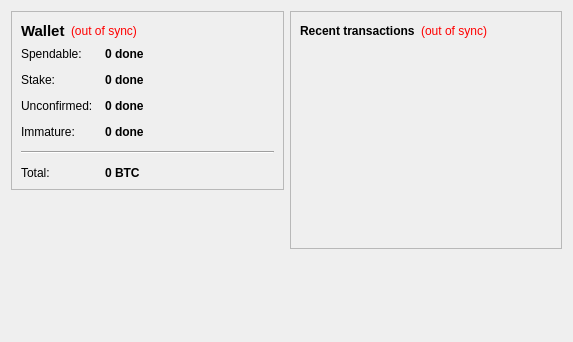
<?xml version="1.0" encoding="UTF-8"?>
<ui version="4.0">
 <class>OverviewPage</class>
 <widget class="QWidget" name="OverviewPage">
  <property name="geometry">
   <rect>
    <x>0</x>
    <y>0</y>
    <width>573</width>
    <height>342</height>
   </rect>
  </property>
  <property name="windowTitle">
   <string>Form</string>
  </property>
  <layout class="QHBoxLayout" name="horizontalLayout" stretch="1,1">
   <item>
    <layout class="QVBoxLayout" name="verticalLayout_2">
     <item>
      <widget class="QFrame" name="frame">
       <property name="frameShape">
        <enum>QFrame::StyledPanel</enum>
       </property>
       <property name="frameShadow">
        <enum>QFrame::Raised</enum>
       </property>
       <layout class="QVBoxLayout" name="verticalLayout_4">
        <item>
         <layout class="QHBoxLayout" name="horizontalLayout_4">
          <item>
           <widget class="QLabel" name="label_5">
            <property name="font">
             <font>
              <pointsize>11</pointsize>
              <weight>75</weight>
              <bold>true</bold>
             </font>
            </property>
            <property name="text">
             <string>Wallet</string>
            </property>
           </widget>
          </item>
          <item>
           <widget class="QLabel" name="labelWalletStatus">
            <property name="toolTip">
             <string>The displayed information may be out of date. Your wallet automatically synchronizes with the learnCoin network after a connection is established, but this process has not completed yet.</string>
            </property>
            <property name="styleSheet">
             <string notr="true">QLabel { color: red; }</string>
            </property>
            <property name="text">
             <string notr="true">(out of sync)</string>
            </property>
            <property name="alignment">
             <set>Qt::AlignLeading|Qt::AlignLeft|Qt::AlignVCenter</set>
            </property>
           </widget>
          </item>
          <item>
           <spacer name="horizontalSpacer_2">
            <property name="orientation">
             <enum>Qt::Horizontal</enum>
            </property>
            <property name="sizeHint" stdset="0">
             <size>
              <width>40</width>
              <height>20</height>
             </size>
            </property>
           </spacer>
          </item>
         </layout>
        </item>
        <item>
         <layout class="QFormLayout" name="formLayout_2">
          <property name="fieldGrowthPolicy">
           <enum>QFormLayout::AllNonFixedFieldsGrow</enum>
          </property>
          <property name="horizontalSpacing">
           <number>12</number>
          </property>
          <property name="verticalSpacing">
           <number>12</number>
          </property>
          <item row="0" column="0">
           <widget class="QLabel" name="label">
            <property name="text">
             <string>Spendable:</string>
            </property>
           </widget>
          </item>
          <item row="0" column="1">
           <widget class="QLabel" name="labelBalance">
            <property name="font">
             <font>
              <weight>75</weight>
              <bold>true</bold>
             </font>
            </property>
            <property name="cursor">
             <cursorShape>IBeamCursor</cursorShape>
            </property>
            <property name="toolTip">
             <string>Your current spendable balance</string>
            </property>
            <property name="text">
             <string notr="true">0 done</string>
            </property>
            <property name="textInteractionFlags">
             <set>Qt::LinksAccessibleByMouse|Qt::TextSelectableByKeyboard|Qt::TextSelectableByMouse</set>
            </property>
           </widget>
          </item>
          <item row="1" column="0">
           <widget class="QLabel" name="label_6">
            <property name="text">
             <string>Stake:</string>
            </property>
           </widget>
          </item>
          <item row="1" column="1">
           <widget class="QLabel" name="labelStake">
            <property name="font">
             <font>
              <weight>75</weight>
              <bold>true</bold>
             </font>
            </property>
            <property name="cursor">
             <cursorShape>IBeamCursor</cursorShape>
            </property>
            <property name="toolTip">
             <string>Total of coins that was staked, and do not yet count toward the current balance</string>
            </property>
            <property name="text">
             <string notr="true">0 done</string>
            </property>
            <property name="textInteractionFlags">
             <set>Qt::LinksAccessibleByMouse|Qt::TextSelectableByKeyboard|Qt::TextSelectableByMouse</set>
            </property>
           </widget>
          </item>
          <item row="2" column="0">
           <widget class="QLabel" name="label_3">
            <property name="text">
             <string>Unconfirmed:</string>
            </property>
           </widget>
          </item>
          <item row="2" column="1">
           <widget class="QLabel" name="labelUnconfirmed">
            <property name="font">
             <font>
              <weight>75</weight>
              <bold>true</bold>
             </font>
            </property>
            <property name="cursor">
             <cursorShape>IBeamCursor</cursorShape>
            </property>
            <property name="toolTip">
             <string>Total of transactions that have yet to be confirmed, and do not yet count toward the current balance</string>
            </property>
            <property name="text">
             <string notr="true">0 done</string>
            </property>
            <property name="textInteractionFlags">
             <set>Qt::LinksAccessibleByMouse|Qt::TextSelectableByKeyboard|Qt::TextSelectableByMouse</set>
            </property>
           </widget>
          </item>
          <item row="3" column="0">
           <widget class="QLabel" name="labelImmatureText">
            <property name="text">
             <string>Immature:</string>
            </property>
           </widget>
          </item>
          <item row="3" column="1">
           <widget class="QLabel" name="labelImmature">
            <property name="font">
             <font>
              <weight>75</weight>
              <bold>true</bold>
             </font>
            </property>
            <property name="toolTip">
             <string>Mined balance that has not yet matured</string>
            </property>
            <property name="text">
             <string notr="true">0 done</string>
            </property>
            <property name="textInteractionFlags">
             <set>Qt::LinksAccessibleByMouse|Qt::TextSelectableByKeyboard|Qt::TextSelectableByMouse</set>
            </property>
           </widget>
          </item>
          <item row="4" column="0" colspan="2">
           <widget class="Line" name="line">
            <property name="orientation">
             <enum>Qt::Horizontal</enum>
            </property>
           </widget>
          </item>
          <item row="5" column="0">
           <widget class="QLabel" name="labelTotalText">
            <property name="text">
             <string>Total:</string>
            </property>
           </widget>
          </item>
          <item row="5" column="1">
           <widget class="QLabel" name="labelTotal">
            <property name="font">
             <font>
              <weight>75</weight>
              <bold>true</bold>
             </font>
            </property>
            <property name="cursor">
             <cursorShape>IBeamCursor</cursorShape>
            </property>
            <property name="toolTip">
             <string>Your current total balance</string>
            </property>
            <property name="text">
             <string notr="true">0 BTC</string>
            </property>
            <property name="textInteractionFlags">
             <set>Qt::LinksAccessibleByMouse|Qt::TextSelectableByKeyboard|Qt::TextSelectableByMouse</set>
            </property>
           </widget>
          </item>
         </layout>
        </item>
       </layout>
      </widget>
     </item>
     <item>
      <spacer name="verticalSpacer_3">
       <property name="orientation">
        <enum>Qt::Vertical</enum>
       </property>
       <property name="sizeHint" stdset="0">
        <size>
         <width>20</width>
         <height>40</height>
        </size>
       </property>
      </spacer>
     </item>
     <item>
      <widget class="QLabel" name="label_2">
       <property name="text">
        <string/>
       </property>
       <property name="pixmap">
        <pixmap resource="../bitcoin.qrc">:/images/backg</pixmap>
       </property>
       <property name="scaledContents">
        <bool>false</bool>
       </property>
       <property name="alignment">
        <set>Qt::AlignCenter</set>
       </property>
      </widget>
     </item>
     <item>
      <spacer name="verticalSpacer">
       <property name="orientation">
        <enum>Qt::Vertical</enum>
       </property>
       <property name="sizeHint" stdset="0">
        <size>
         <width>20</width>
         <height>40</height>
        </size>
       </property>
      </spacer>
     </item>
    </layout>
   </item>
   <item>
    <layout class="QVBoxLayout" name="verticalLayout_3">
     <item>
      <widget class="QFrame" name="frame_2">
       <property name="frameShape">
        <enum>QFrame::StyledPanel</enum>
       </property>
       <property name="frameShadow">
        <enum>QFrame::Raised</enum>
       </property>
       <layout class="QVBoxLayout" name="verticalLayout">
        <item>
         <layout class="QHBoxLayout" name="horizontalLayout_2">
          <item>
           <widget class="QLabel" name="label_4">
            <property name="text">
             <string>&lt;b&gt;Recent transactions&lt;/b&gt;</string>
            </property>
           </widget>
          </item>
          <item>
           <widget class="QLabel" name="labelTransactionsStatus">
            <property name="toolTip">
             <string>The displayed information may be out of date. Your wallet automatically synchronizes with the learnCoin network after a connection is established, but this process has not completed yet.</string>
            </property>
            <property name="styleSheet">
             <string notr="true">QLabel { color: red; }</string>
            </property>
            <property name="text">
             <string notr="true">(out of sync)</string>
            </property>
            <property name="alignment">
             <set>Qt::AlignRight|Qt::AlignTrailing|Qt::AlignVCenter</set>
            </property>
           </widget>
          </item>
          <item>
           <spacer name="horizontalSpacer">
            <property name="orientation">
             <enum>Qt::Horizontal</enum>
            </property>
            <property name="sizeHint" stdset="0">
             <size>
              <width>40</width>
              <height>20</height>
             </size>
            </property>
           </spacer>
          </item>
         </layout>
        </item>
        <item>
         <widget class="QListView" name="listTransactions">
          <property name="styleSheet">
           <string notr="true">QListView { background: transparent; }</string>
          </property>
          <property name="frameShape">
           <enum>QFrame::NoFrame</enum>
          </property>
          <property name="verticalScrollBarPolicy">
           <enum>Qt::ScrollBarAlwaysOff</enum>
          </property>
          <property name="horizontalScrollBarPolicy">
           <enum>Qt::ScrollBarAlwaysOff</enum>
          </property>
          <property name="selectionMode">
           <enum>QAbstractItemView::NoSelection</enum>
          </property>
         </widget>
        </item>
       </layout>
      </widget>
     </item>
     <item>
      <spacer name="verticalSpacer_2">
       <property name="orientation">
        <enum>Qt::Vertical</enum>
       </property>
       <property name="sizeHint" stdset="0">
        <size>
         <width>20</width>
         <height>40</height>
        </size>
       </property>
      </spacer>
     </item>
    </layout>
   </item>
  </layout>
 </widget>
 <resources>
  <include location="../bitcoin.qrc"/>
 </resources>
 <connections/>
</ui>
